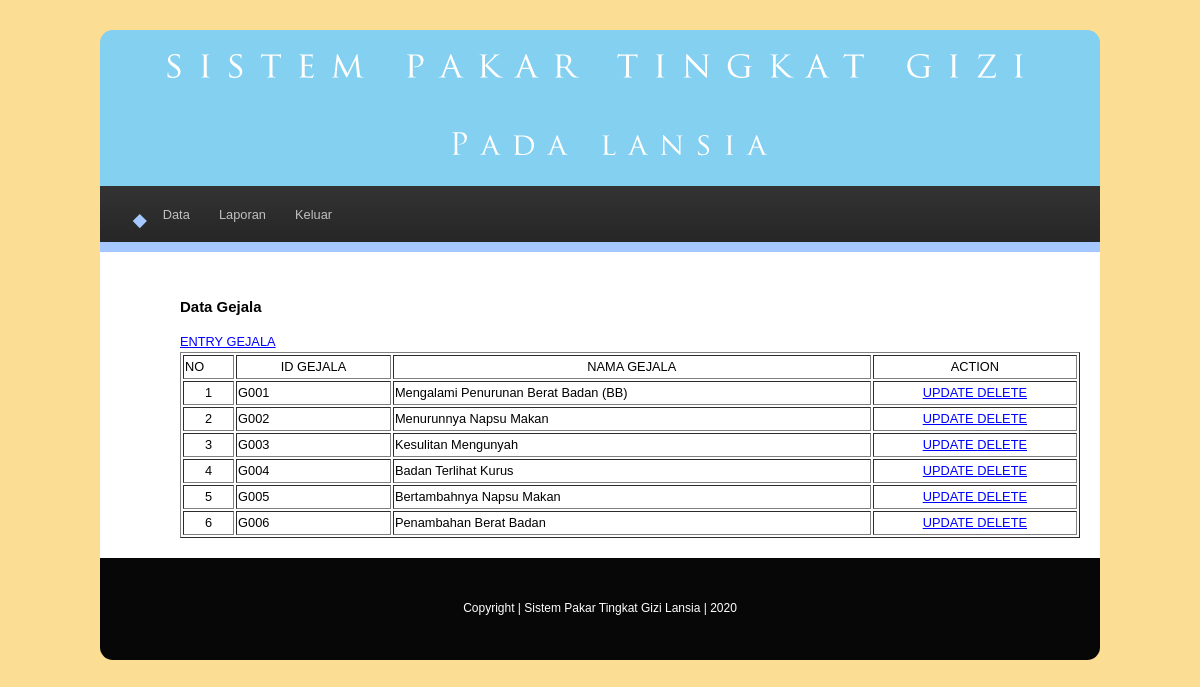
The page /admin/media.php?mod=gejala (signed in) on the database its author committed.
### tables this page shows
CREATE TABLE IF NOT EXISTS `tblgejala` (
  `idgejala` varchar(5) NOT NULL,
  `namagejala` varchar(150) NOT NULL,
  `tingkatgizi` int(5) NOT NULL,
  PRIMARY KEY (`idgejala`)
);

### admin/laporangejala.php (the view, shortened to what this page needs)
<a href="?mod=entrygejala">ENTRY GEJALA</a>
<table width="100%" border="1">
  <tr>
    <td width="27">NO</td>
    <td width="90"><div align="center">ID GEJALA</div></td>
    <td width="286"><div align="center">NAMA GEJALA </div></td>
    <td width="120"><div align="center">ACTION</div></td>
  </tr>
  <?php
$no = 1 ;
$noo = 1 ;
$sql = mysql_query("SELECT * FROM tblgejala order by idgejala ASC");
while($hasil=mysql_fetch_array($sql))
{
$vidgejala = $hasil['idgejala'];
$vnamagejala = $hasil['namagejala'];
?>
  <tr>
    <td align="center" valign="top"><?php echo "$noo"; ?></td>
    <td valign="top"><?php echo "$vidgejala"; ?></td>
    <td valign="top"><?php echo "$vnamagejala"; ?></td>
    <td colspan="2"><div align="center"><a href="media.php?mod=editgejala&idgejala=<?php echo "$vidgejala"; ?>">UPDATE </a>
      <a href="deletegejala.php?idgejala=<?php echo $vidgejala;?> "> DELETE </a></div></td>
  </tr>
<?php $noo=$no+$noo;
} ?>
</table>

### admin/media.php (shortened to what this page needs)
<?php
if (empty($_SESSION['namauser']) AND empty($_SESSION['passuser']))
{
	echo "<link href='../Library/adminstyle.css' rel='stylesheet' type='text/css'><center>Untuk mengakses modul, Anda harus login <br>";
	echo "<a href=login.php><b>LOGIN</b></a></center>";
}
else
{
	?>
<!DOCTYPE html PUBLIC "-//W3C//DTD XHTML 1.0 Transitional//EN" "http://www.w3.org/TR/xhtml1/DTD/xhtml1-transitional.dtd">
<html xmlns="http://www.w3.org/1999/xhtml">
<head>
<link href="style.css" rel="stylesheet" type="text/css" />
</head>
<body>
	<div class="container">
		<div id="header">
		</div>
		<nav id="nav">
			<ul>
				<li><a href="#">Data</a>
				</li>
				<li><a href="#">Laporan</a>
				</li>
				<li>
					<a href="#">Keluar</a>
				</li>
			</ul>
		</nav>
	    <div id="main">
	         <div id="text" >
				  <?php include "isi.php" ;?>
	        </div>
	    </div>
	    <div id="footer" align="center">
	    	<div id="left_footer">Copyright | Sistem Pakar Tingkat Gizi Lansia | 2020 </div>
	    </div>
	</div>
</body>
</html>
<?php } ?>

### admin/isi.php (shortened to what this page needs)
<?php
if($_GET['mod']==gejala){
echo "<h3>Data Gejala</h3>";
include "laporangejala.php" ;
}
?>

### admin/style.css (style rules this page uses)
body { font-size:0.8em; line-height:20px; font-family: "Trebuchet MS", Arial; width: 1000px; margin-top: 30px; margin-right: auto; margin-bottom: auto; margin-left: auto; background-image: url(../images/bcg.jpg); background-repeat: repeat; }
a { color:#0000FF; }
#header { width: 1000px; background-image: url(../images/header.jpg); background-repeat: no-repeat; background-position: right top; height: 156px; border-radius: 1em 1em 0em 0em; }
#nav { cursor: default; background-color: #333; background-image: -moz-linear-gradient(top, rgba(0,0,0,0), rgba(0,0,0,0.3)), url("../images/bg01.png"); background-image: -webkit-linear-gradient(top, rgba(0,0,0,0), rgba(0,0,0,0.3)), url("../images/bg01.png"); background-image: -ms-linear-gradient(top, rgba(0,0,0,0), rgba(0,0,0,0.3)), url("../images/bg01.png"); background-image: linear-gradient(top, rgba(0,0,0,0), rgba(0,0,0,0.3)), url("../images/bg01.png"); padding: 0; }
#nav:after { content: ''; display: block; width: 100%; height: 0.75em; background-color: #A4C8FF; background-image: url("../images/bg01.png"); }
#nav > ul { margin: 0; }
#nav > ul > li { position: relative; display: inline-block; margin-left: 1em; }
#nav > ul > li a { color: #c0c0c0; text-decoration: none; border: 0; display: block; padding: 1.5em 0.5em 1.35em 0.5em; }
#text { background-repeat: repeat-y; float: right; width: 900px; border-radius: 1em 1em 1em 1em; margin-right: 10px; margin-left: 10px; margin-bottom: 10px; padding-top: 10px; padding-right: 10px; padding-left: 10px; padding-bottom: 10px; }
#main { float:left; width: 1000px; padding-top: 20px; padding-right: 0; padding-bottom: 0; padding-left: 0; background-color: #FFFFFF; background-repeat: repeat-y; }
#footer { background: #070707; height:102px; clear:both; width: 1000px; border-radius: 0em 0em 1em 1em ; }
#left_footer { float:left; background:url(../images/c.gif) no-repeat 30px 35px; color:#fff; font-size:12px; padding-top: 40px; padding-right: 0; padding-bottom: 40; padding-left: 0px; width: 1000px; }

### rows shown on the page
tblgejala: idgejala "G001", namagejala "Mengalami Penurunan Berat Badan (BB)"
tblgejala: noo "2", idgejala "G002", namagejala "Menurunnya Napsu Makan"
tblgejala: noo "3", idgejala "G003", namagejala "Kesulitan Mengunyah"
tblgejala: noo "4", idgejala "G004", namagejala "Badan Terlihat Kurus"
tblgejala: noo "5", idgejala "G005", namagejala "Bertambahnya Napsu Makan"
tblgejala: noo "6", idgejala "G006", namagejala "Penambahan Berat Badan"
